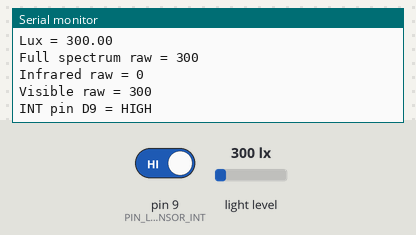
This sketch was run on a simulated Arduino Uno, built for the host (arithmetic inside an expression is 32-bit, double 64-bit). Shown: the last lines printed to the serial monitor. The inputs (shaded band) are chosen by the test bench; at power-on: pin 9 (PIN_LIGHT_SENSOR_INT) HIGH, light level 300 lx.

Above: at 1.2 s.
1.3 s: pin 9 (PIN_LIGHT_SENSOR_INT) driven LOW
At 3.2 s:
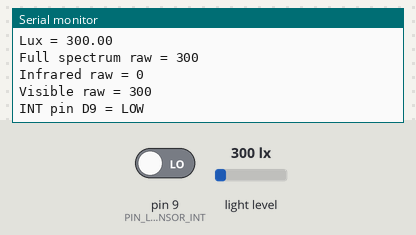
5.5 s: light level set to 40 lx
At 6.8 s:
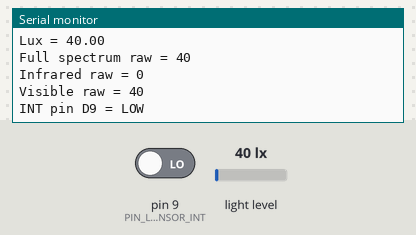
7.0 s: light level set to 500 lx
At 9.0 s:
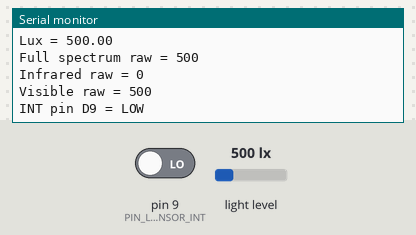
Timing chart, 0 to 10.5 s (numbered marks = the images above; inputs shaded):
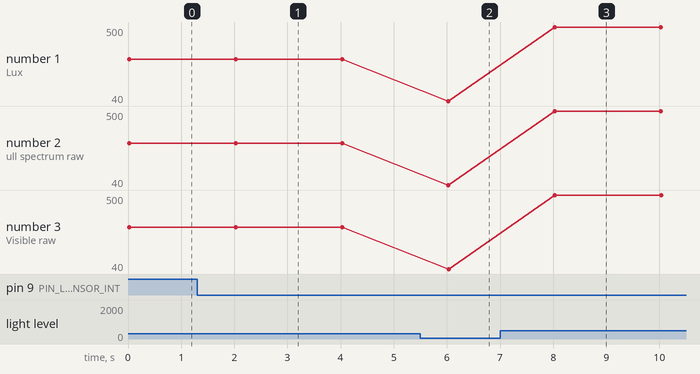

Measured:
- after the input at 1.3 s, the serial monitor: prints a new line after 0.73 s (image 1)
- after the input at 5.5 s, the serial monitor: prints a new line after 0.53 s (image 2)
- after the input at 7.0 s, the serial monitor: prints a new line after 1.0 s (image 3)
- plotted number 1: 300 → 40 after the input at 5.5 s, 40 → 500 after the input at 7.0 s
- plotted number 2: 300 → 40 after the input at 5.5 s, 40 → 500 after the input at 7.0 s
- plotted number 3: 300 → 40 after the input at 5.5 s, 40 → 500 after the input at 7.0 s

The sketch:

CQRTSL25911Test.ino
```cpp
#include <Wire.h>
#include <Adafruit_TSL2591.h>

// Minimal bench test for the CQrobot CQRTSL25911 / TSL25911 light sensor.
// Production firmware currently polls the sensor and only prepares the INT line.

constexpr uint8_t TSL2591_I2C_ADDRESS = 0x29;
constexpr uint8_t PIN_LIGHT_SENSOR_INT = 9;
constexpr uint32_t SAMPLE_INTERVAL_MS = 2000UL;

Adafruit_TSL2591 lightSensor(2591);

uint32_t lastSampleMs = 0;

void printSample()
{
  const uint32_t luminosity = lightSensor.getFullLuminosity();
  const uint16_t infrared = static_cast<uint16_t>(luminosity >> 16);
  const uint16_t fullSpectrum = static_cast<uint16_t>(luminosity & 0xFFFF);
  const uint16_t visible = (fullSpectrum >= infrared) ? (fullSpectrum - infrared) : 0;
  const float lux = lightSensor.calculateLux(fullSpectrum, infrared);

  Serial.println();
  Serial.println(F("=== CQRTSL25911 sample ==="));
  Serial.print(F("Lux = "));
  Serial.println(lux, 2);
  Serial.print(F("Full spectrum raw = "));
  Serial.println(fullSpectrum);
  Serial.print(F("Infrared raw = "));
  Serial.println(infrared);
  Serial.print(F("Visible raw = "));
  Serial.println(visible);
  Serial.print(F("INT pin D9 = "));
  Serial.println(digitalRead(PIN_LIGHT_SENSOR_INT) == HIGH ? F("HIGH") : F("LOW"));
}

void setup()
{
  Serial.begin(115200);
  while (!Serial && millis() < 4000) {}

  Serial.println();
  Serial.println(F("========================================"));
  Serial.println(F("CQRTSL25911 / TSL25911 light sensor test"));
  Serial.println(F("========================================"));
  Serial.print(F("Expected I2C address: 0x"));
  Serial.println(TSL2591_I2C_ADDRESS, HEX);
  Serial.print(F("Prepared INT pin: D"));
  Serial.println(PIN_LIGHT_SENSOR_INT);

  pinMode(PIN_LIGHT_SENSOR_INT, INPUT_PULLUP);

  Wire.begin();
  Wire.setClock(100000);

  if (!lightSensor.begin(&Wire, TSL2591_I2C_ADDRESS))
  {
    Serial.println(F("Sensor not found. Check wiring, power, pull-ups, and I2C address."));
    while (true)
    {
      delay(1000);
    }
  }

  lightSensor.setGain(TSL2591_GAIN_LOW);
  lightSensor.setTiming(TSL2591_INTEGRATIONTIME_100MS);
  lightSensor.clearInterrupt();

  Serial.println(F("Sensor initialized."));
  Serial.println(F("Move the sensor between dark, ambient, and grow-light conditions."));
  printSample();
  lastSampleMs = millis();
}

void loop()
{
  const uint32_t nowMs = millis();
  if (nowMs - lastSampleMs >= SAMPLE_INTERVAL_MS)
  {
    lastSampleMs = nowMs;
    printSample();
  }
}
```
